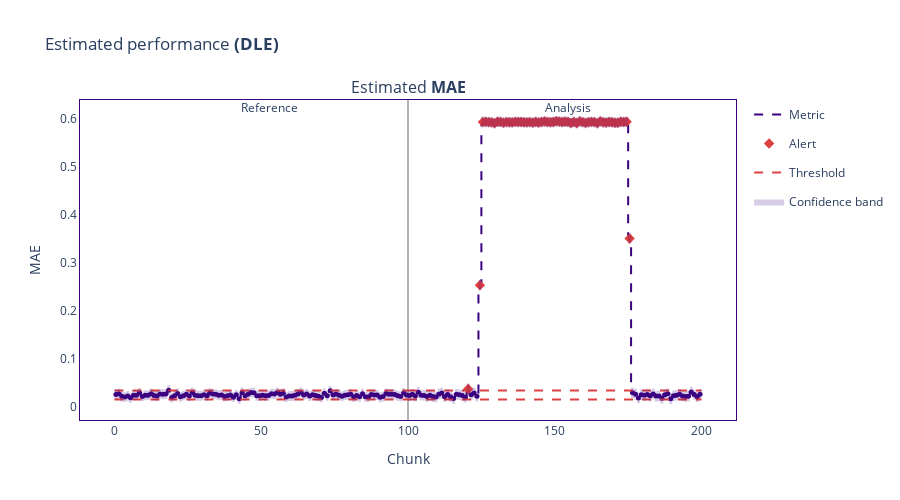

The notebook cell saved with this chart:
### Code cell
estimated_performance = estimator.estimate(production_df)
estimated_performance.plot()
